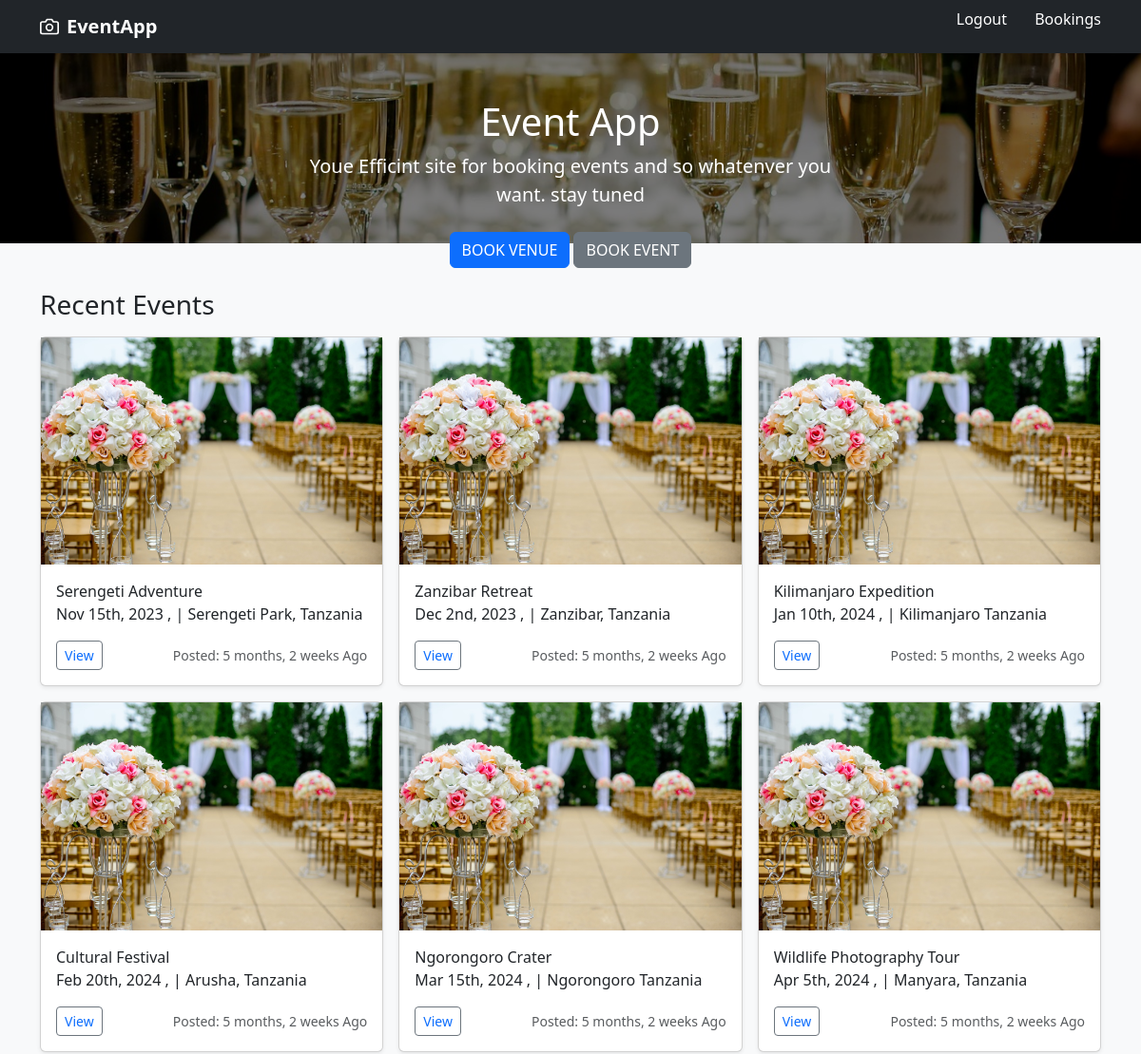
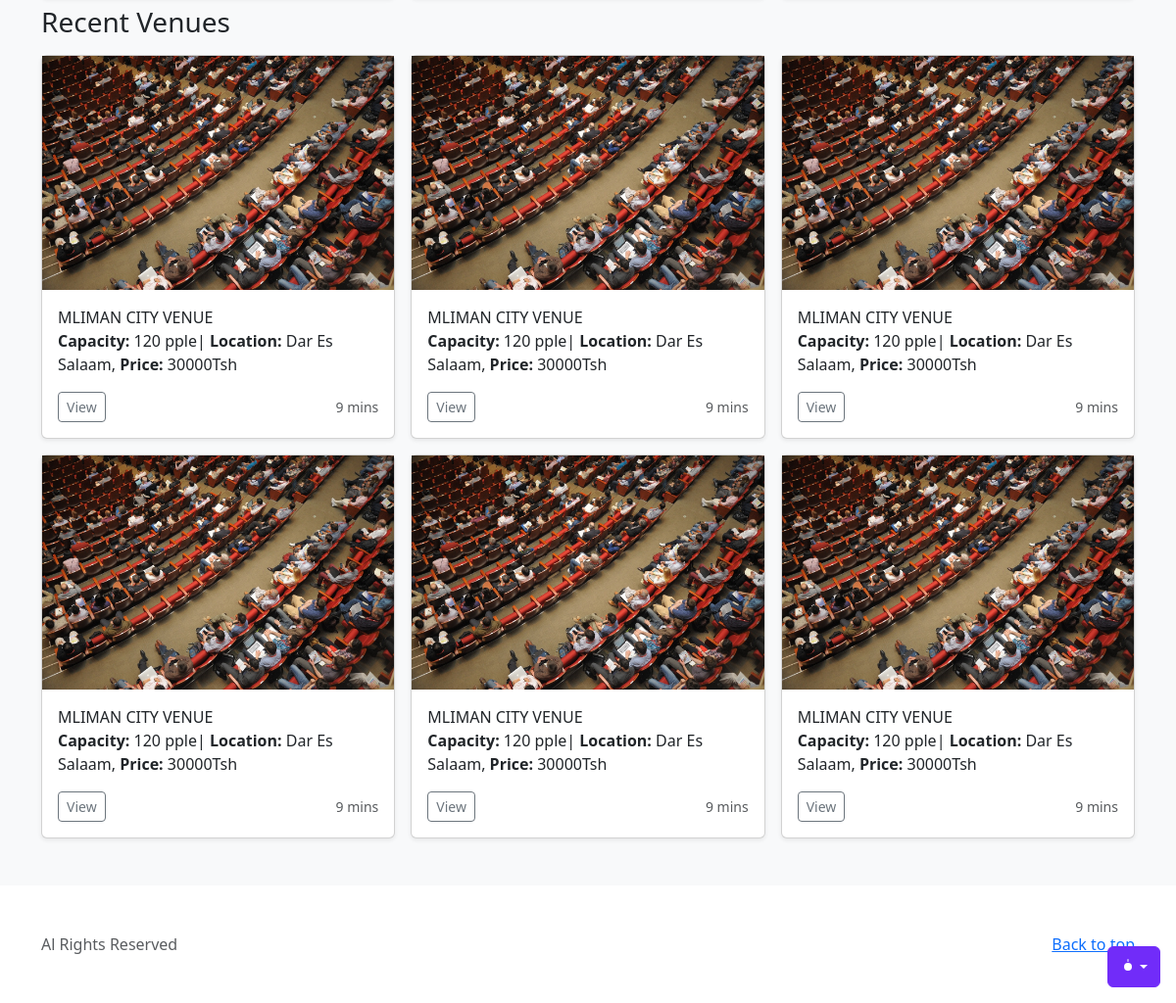
Screenshot of / (signed in) with the database file from the repository (2 pictures, top to bottom).
### event/models.py (models this page shows)
class Event(models.Model):
    name = models.CharField(max_length=200, null=True, blank=True)
    location = models.CharField(max_length=200, null=True, blank=True)
    price = models.CharField(max_length=200, null=True, blank=True)
    time = models.DateTimeField(null=True, blank=True)
    maximum_people = models.IntegerField()
    hosts = models.CharField(max_length=200, null=True, blank=True)
    photo = models.ImageField(upload_to='event_photos/', blank=True, null=True)
    description = models.TextField(null=True, blank=True)
    created_date = models.DateTimeField(auto_now=True)

### event/views.py (the view)
# urls.py: path('', views.home, name='home'),
def home(request):
    venues = [i for i in range (6)]
    events = Event.objects.all()
    context = {
        'venues': venues,
        'events': events
    }
    return render(request, 'index.html', context)

### templates/index.html (shortened to what this page needs)
{% extends 'base.html' %}
{% load static %}
{% block content %}
  <body>
    <div class="dropdown position-fixed bottom-0 end-0 mb-3 me-3 bd-mode-toggle">
      <button class="btn btn-bd-primary py-2 dropdown-toggle d-flex align-items-center"
              id="bd-theme"
              type="button"
              aria-expanded="false"
              data-bs-toggle="dropdown"
              aria-label="Toggle theme (auto)">
        <svg class="bi my-1 theme-icon-active" width="1em" height="1em"><use href="#circle-half"></use></svg>
      </button>
    </div>
<header data-bs-theme="dark">
  <div class="navbar navbar-dark bg-dark shadow-sm">
    <div class="container">
      <a href="{% url 'home' %}" class="navbar-brand d-flex align-items-center">
        <strong>EventApp</strong>
      </a>
      {% if request.user.is_authenticated %}
      <p>
        <a class="text-white text-decoration-none" href="{% url 'logout' %}">Logout</a>
        <a class="text-white text-decoration-none" href="{% url 'bookings' %}">Bookings</a>
      </p>
{% else %}
    <a class="text-white text-decoration-none" href="{% url 'login' %}">Login</a>
{% endif %}
    </div>
  </div>
</header>
<main>
  <section class="py- text-center  topbanner">
    <div class="row py-lg-5">
      <div class="col-lg-6 col-md-8 mx-auto ">
        <h1 class="fw-light">Event App</h1>
        <p class="lead text-white">
          Youe Efficint site for booking events and so whatenver you want. stay tuned</p>
        <p>
          <a href="#" class="btn btn-primary my-2">BOOK VENUE</a>
          <a href="#" class="btn btn-secondary my-2">BOOK EVENT</a>
        </p>
      </div>
    </div>
  </section>
  <div class="album py-5 bg-body-tertiary">
    <div class="container">
      <h3 class="pb-2">Recent Events</h3>
      <div class="row row-cols-1 row-cols-sm-2 row-cols-md-3 g-3">
        {% for event in events %}
        <div class="col">
          <div class="card shadow-sm">
            <img src="{% static 'images/event1.jpg' %}" alt="">
            <div class="card-body">
              <p class="card-text">{{ event.name }} <br> {{ event.time|date:"M jS, Y" }}
                , | {{ event.location }}</p>
              <div class="d-flex justify-content-between align-items-center">
                <div class="btn-group">
                  <button type="button" class="btn btn-sm btn-outline-secondary"><a class="text-decoration-none" href="{% url 'event' event.id %}">View</a></button>
                </div>
                <small class="text-body-secondary">Posted: {{ event.created_date | timesince }} Ago</small>
              </div>
            </div>
          </div>
        </div>
        {% endfor %}
      </div>
    </div>
      <div class="container">
        <h3 class="pb-2 pt-2">Recent Venues</h3>
        <div class="row row-cols-1 row-cols-sm-2 row-cols-md-3 g-3">
        {% for venu in venues %}
        <div class="col">
          <div class="card shadow-sm">
<img src="{% static 'images/venue1.jpg' %}" alt="">            <div class="card-body">
              <p class="card-text">MLIMAN CITY VENUE <br>
            <strong>Capacity: </strong> 120 pple| <strong> Location: </strong> Dar Es Salaam, <strong> Price: </strong> 30000Tsh
              <div class="d-flex justify-content-between align-items-center">
                <div class="btn-group">
                  <button type="button" class="btn btn-sm btn-outline-secondary">View</button>
                </div>
                <small class="text-body-secondary">9 mins</small>
              </div>
            </div>
          </div>
        </div>
{% endfor %}
      </div></div>
      </div>
</main>
<footer class="text-body-secondary py-5">
  <div class="container">
    <p class="float-end mb-1">
      <a href="#">Back to top</a>
    </p>
    Al Rights Reserved
  </div>
</footer>
    </body>
    {% endblock content %}

### static/style.css (style rules this page uses)
.bi { vertical-align: -.125em; fill: currentColor; }
.btn-bd-primary { --bd-violet-bg: #712cf9; --bd-violet-rgb: 112.520718, 44.062154, 249.437846; --bs-btn-font-weight: 600; --bs-btn-color: var(--bs-white); --bs-btn-bg: var(--bd-violet-bg); --bs-btn-border-color: var(--bd-violet-bg); --bs-btn-hover-color: var(--bs-white); --bs-btn-hover-bg: #6528e0; --bs-btn-hover-border-color: #6528e0; --bs-btn-focus-shadow-rgb: var(--bd-violet-rgb); --bs-btn-active-color: var(--bs-btn-hover-color); --bs-btn-active-bg: #5a23c8; --bs-btn-active-border-color: #5a23c8; }
.bd-mode-toggle { z-index: 1500; }

### templates/index.html (style rules this page uses)
.topbanner { position: relative; height: 200px; color: white; }
.topbanner::after { content: ""; position: absolute; top: 0; left: 0; right: 0; bottom: 0; background-color: rgba(0, 0, 0, 0.5); z-index: -1; }
.topbanner::before { content: ""; position: absolute; top: 0; left: 0; right: 0; bottom: 0; background-image: url(/static/images/topbanner.jpg); background-size: cover; background-repeat: no-repeat; background-position: center; filter: blur(0px); z-index: -2; }

### rows the page displays
Event: name "Serengeti Adventure", time "Nov 15th, 2023", location "Serengeti Park, Tanzania", created_date "5 months, 2 weeks"
Event: name "Zanzibar Retreat", time "Dec 2nd, 2023", location "Zanzibar, Tanzania", created_date "5 months, 2 weeks"
Event: name "Kilimanjaro Expedition", time "Jan 10th, 2024", location "Kilimanjaro Tanzania", created_date "5 months, 2 weeks"
Event: name "Cultural Festival", time "Feb 20th, 2024", location "Arusha, Tanzania", created_date "5 months, 2 weeks"
Event: name "Ngorongoro Crater", time "Mar 15th, 2024", location "Ngorongoro Tanzania", created_date "5 months, 2 weeks"
Event: name "Wildlife Photography Tour", time "Apr 5th, 2024", location "Manyara, Tanzania", created_date "5 months, 2 weeks"
